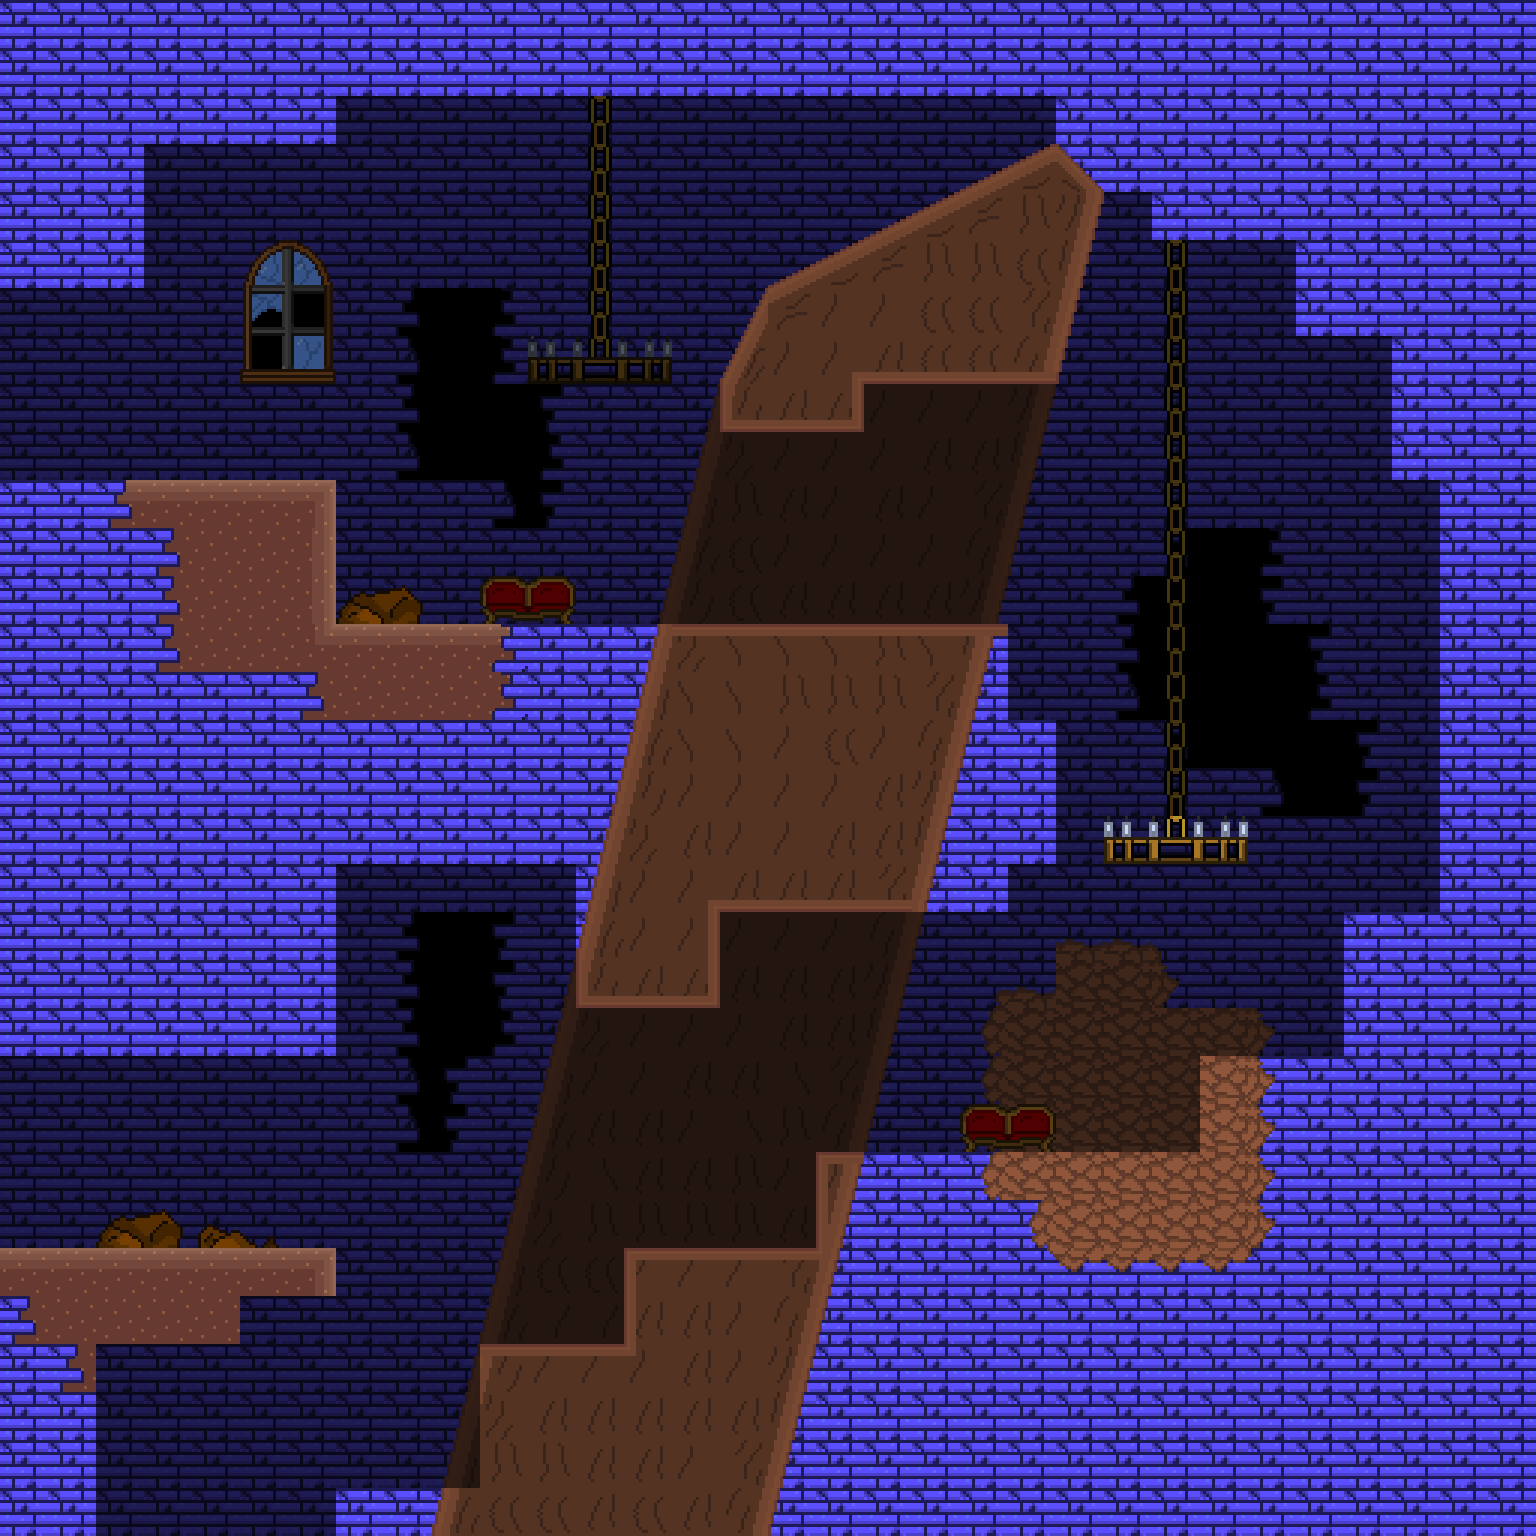

This game map was drawn from its Tiled (.tmx) file and the tilesets committed beside it. A one-line description and the trimmed map source follow:
An orthogonal 32x32 tile map with 48x48 px tiles, 4 tile layers (back_tiles, back_second, front, front_second), 4 tilesets and 46 objects (8x HazardRockBlock, 4x EnemyGroundedElemental, EnemyClingCreature).

<map version="1.4" tiledversion="1.4.2" orientation="orthogonal" renderorder="right-down" width="32" height="32" tilewidth="48" tileheight="48" infinite="0" nextlayerid="22" nextobjectid="169">
 <tileset firstgid="1" name="tileset01" tilewidth="48" tileheight="48" tilecount="176" columns="16">
  <image source="tilesets/tileset01.png" width="768" height="528" />
 </tileset>
 <tileset firstgid="177" name="tileset02" tilewidth="48" tileheight="48" tilecount="121" columns="11">
  <image source="tilesets/tileset02.png" width="528" height="528" />
 </tileset>
 <tileset firstgid="298" name="tileset03" tilewidth="48" tileheight="48" tilecount="306" columns="17">
  <image source="tilesets/tileset03.png" width="816" height="864" />
 </tileset>
 <tileset firstgid="604" name="objects" tilewidth="48" tileheight="48" tilecount="64" columns="8">
  <image source="objects.png" width="384" height="384" />
 </tileset>
 <imagelayer id="17" name="Image Layer 1">
  <image source="Backgrounds/ground_back.png" width="1024" height="576" />
 </imagelayer>
 <imagelayer id="18" name="Image Layer 2">
  <image source="Backgrounds/ground_far.png" width="1024" height="576" />
 </imagelayer>
 <imagelayer id="19" name="Image Layer 3">
  <image source="Backgrounds/ground_front.png" width="1024" height="576" />
 </imagelayer>
 <layer id="11" name="back_tiles" width="32" height="32">
  <properties>
   <property name="tileset" type="int" value="0" />
  </properties>
  <data>[1024 cells, 775 non-empty, 12 distinct tile ids]</data>
 </layer>
 <layer id="21" name="back_second" width="32" height="32">
  <properties>
   <property name="tileset" type="int" value="2" />
  </properties>
  <data>[1024 cells, 310 non-empty, 58 distinct tile ids]</data>
 </layer>
 <layer id="12" name="front" width="32" height="32">
  <properties>
   <property name="tileset" type="int" value="0" />
  </properties>
  <data>[1024 cells, 42 non-empty, 15 distinct tile ids]</data>
 </layer>
 <layer id="20" name="front_second" width="32" height="32">
  <properties>
   <property name="tileset" type="int" value="2" />
  </properties>
  <data>[1024 cells, 36 non-empty, 9 distinct tile ids]</data>
 </layer>
 <objectgroup color="#ffaa00" id="16" name="spawnpoints">
  <object id="99" x="96" y="1488" width="48" height="48">
   <properties>
    <property name="id" type="int" value="0" />
   </properties>
  </object>
  <object id="106" x="0" y="288" width="48" height="48">
   <properties>
    <property name="id" type="int" value="2" />
   </properties>
  </object>
  <object id="140" x="0" y="1056" width="48" height="48">
   <properties>
    <property name="id" type="int" value="1" />
   </properties>
  </object>
 </objectgroup>
 <objectgroup id="14" name="objects">
  <object id="151" type="EnemyGroundedElemental" gid="620" x="720" y="1248" width="48" height="48">
   <properties>
    <property name="color" type="int" value="1" />
   </properties>
  </object>
  <object id="152" type="EnemyGroundedElemental" gid="620" x="1104" y="1152" width="48" height="48">
   <properties>
    <property name="color" type="int" value="1" />
   </properties>
  </object>
  <object id="153" type="EnemyClingCreature" gid="625" x="1104" y="816" width="48" height="48" />
  <object id="154" type="EnemyGroundedElemental" gid="620" x="432" y="624" width="48" height="48">
   <properties>
    <property name="color" type="int" value="1" />
   </properties>
  </object>
  <object id="155" type="EnemyGroundedElemental" gid="620" x="624" y="624" width="48" height="48">
   <properties>
    <property name="color" type="int" value="1" />
   </properties>
  </object>
  <object id="157" type="HazardRockBlock" gid="613" x="144" y="1104" width="48" height="48" />
  <object id="158" type="HazardRockBlock" gid="613" x="192" y="1104" width="48" height="48" />
  <object id="159" type="HazardRockBlock" gid="613" x="192" y="1152" width="48" height="48" />
  <object id="160" type="HazardRockBlock" gid="613" x="144" y="1152" width="48" height="48" />
  <object id="165" type="HazardRockBlock" gid="613" x="144" y="1200" width="48" height="48" />
  <object id="166" type="HazardRockBlock" gid="613" x="192" y="1200" width="48" height="48" />
  <object id="167" type="HazardRockBlock" gid="613" x="144" y="1248" width="48" height="48" />
  <object id="168" type="HazardRockBlock" gid="613" x="192" y="1248" width="48" height="48" />
 </objectgroup>
 <objectgroup color="#0000ff" id="13" name="walls">
  <object id="24" x="1392" y="192" width="48" height="288" />
  <object id="47" x="0" y="96" width="144" height="192" />
  <object id="48" x="960" y="96" width="576" height="96" />
  <object id="50" x="0" y="480" width="336" height="576" />
  <object id="51" x="336" y="624" width="240" height="240" />
  <object id="52" x="144" y="96" width="192" height="48" />
  <object id="54" x="1296" y="240" width="96" height="96" />
  <object id="110" x="816" y="1152" width="576" height="96" />
  <object id="112" x="1152" y="192" width="240" height="48" />
  <object id="123" x="0" y="0" width="1536" height="96" />
  <object id="127" x="0" y="1248" width="96" height="288" />
  <object id="129" x="336" y="1488" width="480" height="48" />
  <object id="130" x="1440" y="192" width="96" height="816" />
  <object id="135" x="480" y="1344" width="528" height="144" />
  <object id="136" x="624" y="1248" width="480" height="96" />
  <object id="137" x="96" y="1248" width="144" height="96" />
  <object id="138" x="240" y="1248" width="96" height="48" />
  <object id="141" x="1344" y="912" width="96" height="144" />
  <object id="142" x="1200" y="1056" width="240" height="96" />
  <object id="143" x="576" y="624" width="144" height="384" />
  <object id="144" x="720" y="624" width="288" height="288" />
  <object id="145" x="1008" y="720" width="48" height="144" />
  <object id="146" x="1104" y="816" width="144" height="48" />
  <object id="147" x="720" y="288" width="144" height="144" />
  <object id="148" x="864" y="288" width="240" height="96" />
  <object id="149" x="768" y="240" width="336" height="48" />
  <object id="150" x="864" y="192" width="240" height="48" />
 </objectgroup>
 <objectgroup color="#00ff00" id="15" name="doors">
  <object id="100" x="96" y="1584" width="240" height="48">
   <properties>
    <property name="horizontal" type="bool" value="true" />
    <property name="id_point" type="int" value="1" />
    <property name="id_room" type="int" value="23" />
   </properties>
  </object>
  <object id="107" x="-96" y="288" width="48" height="192">
   <properties>
    <property name="horizontal" type="bool" value="false" />
    <property name="id_point" type="int" value="5" />
    <property name="id_room" type="int" value="25" />
   </properties>
  </object>
  <object id="139" x="-96" y="1056" width="48" height="192">
   <properties>
    <property name="horizontal" type="bool" value="false" />
    <property name="id_point" type="int" value="1" />
    <property name="id_room" type="int" value="34" />
   </properties>
  </object>
 </objectgroup>
</map>
